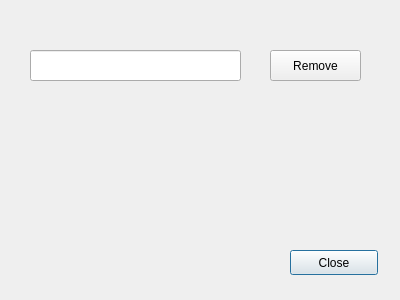
<?xml version="1.0" encoding="UTF-8"?>
<ui version="4.0">
 <class>RemoveStudentRecordByIndexForm</class>
 <widget class="QDialog" name="RemoveStudentRecordByIndexForm">
  <property name="geometry">
   <rect>
    <x>0</x>
    <y>0</y>
    <width>400</width>
    <height>300</height>
   </rect>
  </property>
  <property name="windowTitle">
   <string>Dialog</string>
  </property>
  <widget class="QPushButton" name="pushButton">
   <property name="geometry">
    <rect>
     <x>290</x>
     <y>250</y>
     <width>88</width>
     <height>25</height>
    </rect>
   </property>
   <property name="text">
    <string>Close</string>
   </property>
  </widget>
  <widget class="QPushButton" name="pushButton_2">
   <property name="geometry">
    <rect>
     <x>270</x>
     <y>50</y>
     <width>91</width>
     <height>31</height>
    </rect>
   </property>
   <property name="text">
    <string>Remove</string>
   </property>
  </widget>
  <widget class="QLineEdit" name="lineEdit">
   <property name="geometry">
    <rect>
     <x>30</x>
     <y>50</y>
     <width>211</width>
     <height>31</height>
    </rect>
   </property>
  </widget>
  <widget class="QLabel" name="label">
   <property name="geometry">
    <rect>
     <x>80</x>
     <y>120</y>
     <width>221</width>
     <height>51</height>
    </rect>
   </property>
   <property name="text">
    <string/>
   </property>
  </widget>
 </widget>
 <resources/>
 <connections/>
</ui>
